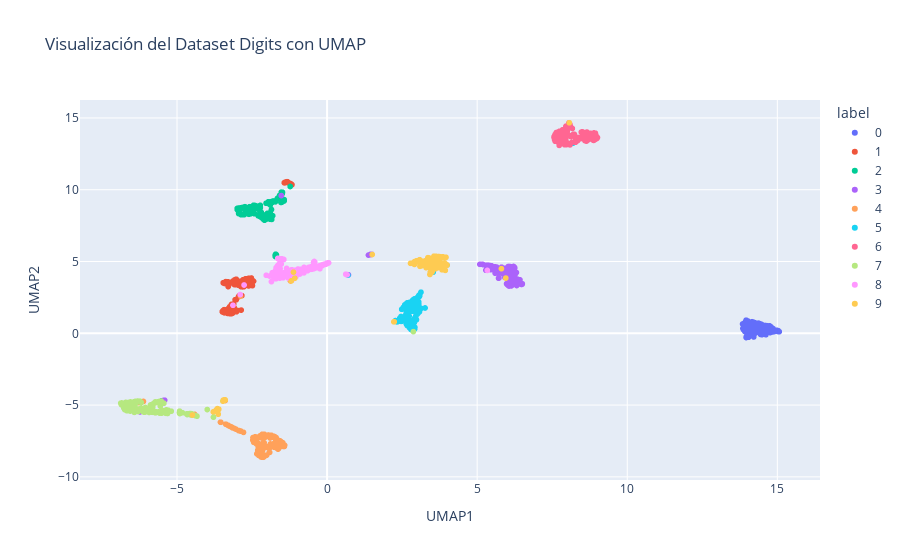

The code cell stored with this chart in its notebook:
### Markdown cell above
## 6. UMAP (Uniform Manifold Approximation and Projection)

Finalmente, probaremos UMAP, la alternativa moderna a t-SNE.

### Code cell
# Aplicamos UMAP. n_neighbors y min_dist son hiperparámetros clave.
reducer = umap.UMAP(n_neighbors=15, min_dist=0.0, n_components=2)
X_umap = reducer.fit_transform(X_scaled)

# Creamos el DataFrame para Plotly
df_umap = pd.DataFrame(data=X_umap, columns=['UMAP1', 'UMAP2'])
df_umap['label'] = y.astype(str)

# Visualizamos
fig = px.scatter(df_umap, x='UMAP1', y='UMAP2', color='label',
                 title='Visualización del Dataset Digits con UMAP',
                 labels={'color': 'Dígito'})
fig.show()

### Figure 1 — Plotly figure (JSON) as saved in the notebook; plotly's stock layout.template omitted (floating-point values rounded to 4 significant figures; data arrays with more than 128 entries replaced by an {"elided": "..."} marker saying what was removed)
{"data": [{"hovertemplate": "label=0<br>UMAP1=%{x}<br>UMAP2=%{y}<extra></extra>", "legendgroup": "0", "marker": {"color": "#636efa", "symbol": "circle"}, "mode": "markers", "name": "0", "showlegend": true, "type": "scattergl", "x": {"elided": "178 float values"}, "xaxis": "x", "y": {"elided": "178 float values"}, "yaxis": "y"}, {"hovertemplate": "label=1<br>UMAP1=%{x}<br>UMAP2=%{y}<extra></extra>", "legendgroup": "1", "marker": {"color": "#EF553B", "symbol": "circle"}, "mode": "markers", "name": "1", "showlegend": true, "type": "scattergl", "x": {"elided": "182 float values"}, "xaxis": "x", "y": {"elided": "182 float values"}, "yaxis": "y"}, {"hovertemplate": "label=2<br>UMAP1=%{x}<br>UMAP2=%{y}<extra></extra>", "legendgroup": "2", "marker": {"color": "#00cc96", "symbol": "circle"}, "mode": "markers", "name": "2", "showlegend": true, "type": "scattergl", "x": {"elided": "177 float values"}, "xaxis": "x", "y": {"elided": "177 float values"}, "yaxis": "y"}, {"hovertemplate": "label=3<br>UMAP1=%{x}<br>UMAP2=%{y}<extra></extra>", "legendgroup": "3", "marker": {"color": "#ab63fa", "symbol": "circle"}, "mode": "markers", "name": "3", "showlegend": true, "type": "scattergl", "x": {"elided": "183 float values"}, "xaxis": "x", "y": {"elided": "183 float values"}, "yaxis": "y"}, {"hovertemplate": "label=4<br>UMAP1=%{x}<br>UMAP2=%{y}<extra></extra>", "legendgroup": "4", "marker": {"color": "#FFA15A", "symbol": "circle"}, "mode": "markers", "name": "4", "showlegend": true, "type": "scattergl", "x": {"elided": "181 float values"}, "xaxis": "x", "y": {"elided": "181 float values"}, "yaxis": "y"}, {"hovertemplate": "label=5<br>UMAP1=%{x}<br>UMAP2=%{y}<extra></extra>", "legendgroup": "5", "marker": {"color": "#19d3f3", "symbol": "circle"}, "mode": "markers", "name": "5", "showlegend": true, "type": "scattergl", "x": {"elided": "182 float values"}, "xaxis": "x", "y": {"elided": "182 float values"}, "yaxis": "y"}, {"hovertemplate": "label=6<br>UMAP1=%{x}<br>UMAP2=%{y}<extra></extra>", "legendgroup": "6", "marker": {"color": "#FF6692", "symbol": "circle"}, "mode": "markers", "name": "6", "showlegend": true, "type": "scattergl", "x": {"elided": "181 float values"}, "xaxis": "x", "y": {"elided": "181 float values"}, "yaxis": "y"}, {"hovertemplate": "label=7<br>UMAP1=%{x}<br>UMAP2=%{y}<extra></extra>", "legendgroup": "7", "marker": {"color": "#B6E880", "symbol": "circle"}, "mode": "markers", "name": "7", "showlegend": true, "type": "scattergl", "x": {"elided": "179 float values"}, "xaxis": "x", "y": {"elided": "179 float values"}, "yaxis": "y"}, {"hovertemplate": "label=8<br>UMAP1=%{x}<br>UMAP2=%{y}<extra></extra>", "legendgroup": "8", "marker": {"color": "#FF97FF", "symbol": "circle"}, "mode": "markers", "name": "8", "showlegend": true, "type": "scattergl", "x": {"elided": "174 float values"}, "xaxis": "x", "y": {"elided": "174 float values"}, "yaxis": "y"}, {"hovertemplate": "label=9<br>UMAP1=%{x}<br>UMAP2=%{y}<extra></extra>", "legendgroup": "9", "marker": {"color": "#FECB52", "symbol": "circle"}, "mode": "markers", "name": "9", "showlegend": true, "type": "scattergl", "x": {"elided": "180 float values"}, "xaxis": "x", "y": {"elided": "180 float values"}, "yaxis": "y"}], "layout": {"legend": {"title": {"text": "label"}, "tracegroupgap": 0}, "title": {"text": "Visualización del Dataset Digits con UMAP"}, "xaxis": {"anchor": "y", "domain": [0, 1], "title": {"text": "UMAP1"}}, "yaxis": {"anchor": "x", "domain": [0, 1], "title": {"text": "UMAP2"}}}}
